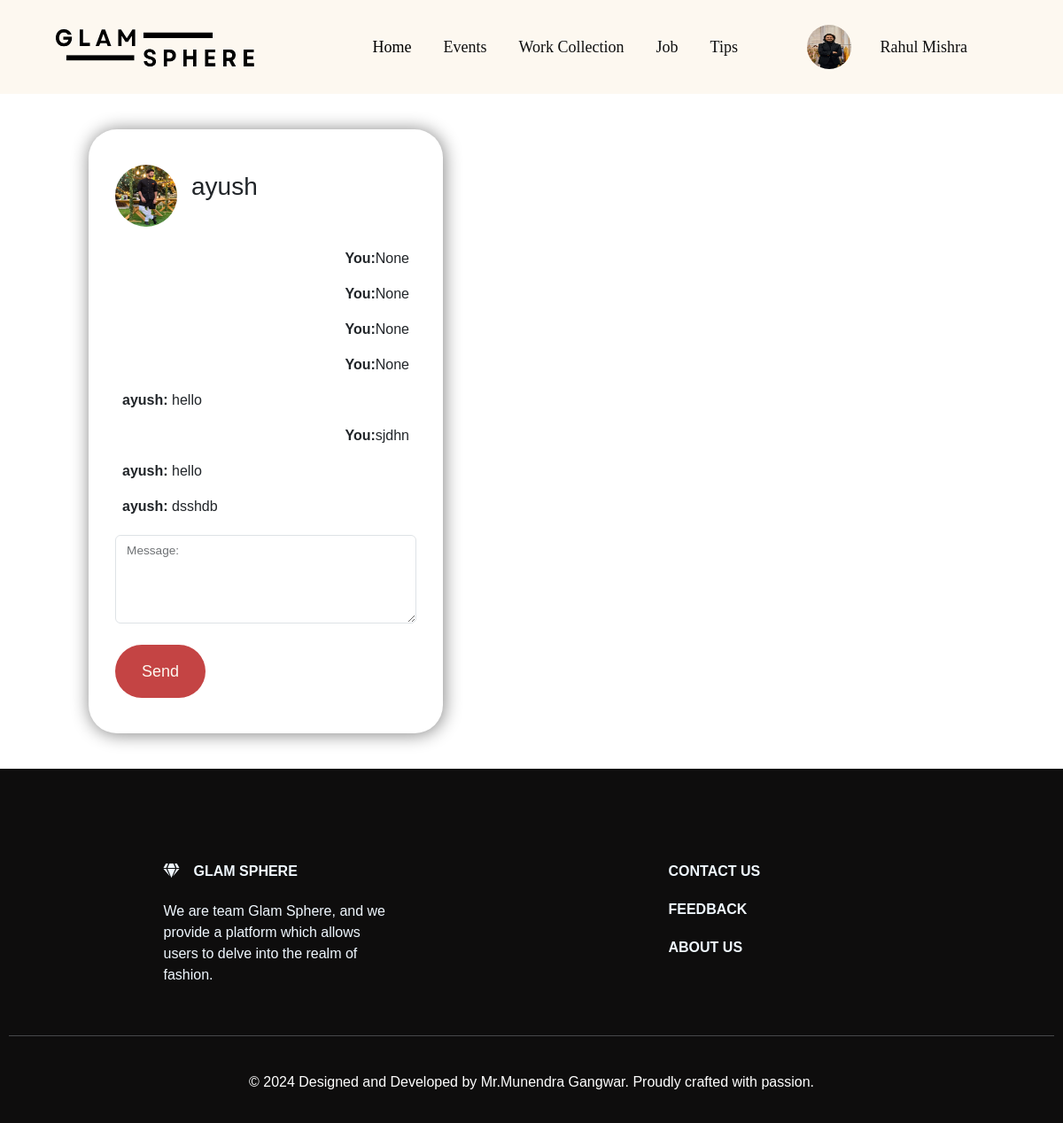
The page /send_message/abc07/ (signed in) on the database its author committed.
### fn_app/models.py (models this page shows, shortened)
class Designer(models.Model):
    d_pic = models.FileField(max_length=100, upload_to='Designers/', default="")
    d_ID=models.CharField(max_length=20,primary_key=True)
    d_password=models.CharField(max_length=20)
    d_name=models.CharField(max_length=40)
    d_mail=models.EmailField(unique=True)
    d_phone=models.CharField(max_length=11)
    d_qualification=models.CharField(max_length=20)
    d_state=models.CharField(max_length=20)
    d_city=models.CharField(max_length=20)
    designer = models.BooleanField(default=True)
    d_gender=models.CharField(max_length=6)
    d_skills=models.CharField(max_length=50)
    d_about=models.TextField()
    date=models.DateField(default=timezone.now)

class User(models.Model):
    u_pic = models.FileField(max_length=100, upload_to='Users/', default="")
    u_ID=models.CharField(max_length=20,primary_key=True)
    u_password=models.CharField(max_length=20)
    u_name=models.CharField(max_length=40)
    u_mail=models.EmailField(unique=True)
    u_gender=models.CharField(max_length=6)
    u_phone=models.CharField(max_length=11)
    u_address=models.TextField()
    user = models.BooleanField(default=True)
    u_city=models.CharField(max_length=20)
    u_state=models.CharField(max_length=20)
    date=models.DateField(default=timezone.now)

class Message(models.Model):
    user=models.ForeignKey(User,  on_delete=models.DO_NOTHING)
    designer=models.ForeignKey(Designer, on_delete=models.DO_NOTHING)
    user_message=models.CharField(max_length=250, null=True, blank=True)
    designer_message=models.CharField(max_length=250, null=True, blank=True)
    date=models.DateField(default=timezone.now)

### fn_app/views.py (the view)
# urls.py: path('send_message/<str:id>/', views.send_message, name='send_message')
def send_message(request, id):
    key = request.session.get('session_key')
    user = get_object_or_404(User, u_ID=id)
    designer = Designer.objects.get(d_ID=key)
    msg = Message.objects.filter(user=user, designer=designer)
    if request.method == 'POST':
        message = request.POST.get('message', '')
        if message:
            user = get_object_or_404(User, u_ID=id)
            Message.objects.create(user=user, designer=designer, designer_message=message)
            return render(request, 'fn_app/designer/send_message.html', {'msg': msg,'u':user, 'user':designer})
    else:
        return render(request, 'fn_app/designer/send_message.html', {'msg': msg,'u':user,'user':designer})

### fn_app/templates/fn_app/designer/send_message.html (shortened to what this page needs)
    {%extends 'fn_app/html/base.html'%}
{%block content%}
<div class="dc">
    <div class="frm">
        <div class="d-flex p-0 mb-4">
            <img src="{{u.u_pic.url}}" style="height: 70px; width: 70px; border-radius: 50%;" alt="">
            <h3 class="ms-3 beige mt-2">{{u.u_name}}</h3>
        </div>
        <div class="mb-4 px-2" style="overflow: scroll; scroll-behavior: auto; height: 300px !important;">
            {% for message in msg %}
                {% if message.user_message%}
                    <p class="text-left"><strong>{{ message.user.u_name }}:</strong> {{ message.user_message }}</p>
                {% else %}
                    <p class="text-end"> <strong>You:</strong>{{ message.designer_message }}</p>
                {% endif %}
            {% endfor %}
        </div>
        <form method="post">
            <div class="form-floating">
                <textarea class="form-control" id="message" name="message"></textarea>
                <label class="form-label" for="message">Message:</label><br>
                </div>
                <button class="btna" type="submit">Send</button>
        </form>
    </div>
</div>
{%endblock content%}

### fn_app/templates/fn_app/common/header.html (shortened to what this page needs)
{% load static %}
    <nav class="navbar navbar-expand-lg sticky-top " style=" background-color:#fdf8f0  ;">
<img class="img" src="{% static 'fn_app/images/LOGO.png'%}"  alt="">
        <div class="container-fluid" style="text-align: center;">
          <div class="collapse navbar-collapse" id="navbarSupportedContent">
            {%if request.session.session_key%}
              {%if user.user%}
              <ul class="navbar-nav me-auto mb-2 mb-lg-0" style="margin-left: 25%;">
                <li class="nav-item">
                  <a class="nav-link" aria-current="page" class=" home-button" href="/">  Home </a>
                </li>
                <li class="nav-item">
                  <a class="nav-link" href="{{'/news/'}}">  News</a>
                </li>
                <li class="nav-item">
                  <a class="nav-link" href="{{'/events/'}}">Events</a>
                </li>
                <li class="nav-item">
                  <a class="nav-link" href="{{'/job_request/'}}">Jobs</a>
                </li>
                <li class="nav-item">
                  <a class="nav-link" href="{{'/designer/'}}" id="designer-link">Designers</a>
                </li>
                <!-- <li class="nav-item">
                  <a class="nav-link" href="{{'/d_works/'}}">Our Designers</a>
                </li> -->
              </ul>
              <img src="{{user.u_pic.url}}" style="height: 50px; width: 50px; border-radius: 50%;" alt="">
              <p class="mx-3 mt-3"></p>
            <div class="dropdown me-5">
              <a class="nav-link dropdown me-5" href="#" id="login-button" role="button" data-bs-toggle="dropdown" aria-expanded="false"> {{user.u_name}}</a>
            <ul class="dropdown-menu " aria-labelledby="dropdownMenuButton">
              <li><a class="dropdown-item" href="{{'/user_chats/'}}">Chats</a></li>
              <li><a class="dropdown-item" href="{{'/user_edit_home/'}}">Edit Profile</a>
              </li>
              <li><a class="dropdown-item" href="{{'/user_home/'}}">View Profile</a>
              </li>
              <li><a class="dropdown-item" href="{{'/logout/'}}">Logout</a>
              </li>
            </ul>
          </div>
          {%elif user.designer%}
          <div class="collapse navbar-collapse" id="navbarSupportedContent">
            <ul class="navbar-nav mx-auto mb-2 mb-lg-0">
              <li class="nav-item">
                <a class="nav-link active" aria-current="page" href="{{'/'}}" > Home</a>
              </li>
            <li class="nav-item">
              <a class="nav-link" href="{{'/events/'}}">Events</a>
            </li>
              <li class="nav-item">
                <a class="nav-link" href="{{'/d_workscollection/'}}">Work Collection</a>
              </li>
              <li class="nav-item">
                <a class="nav-link" href="{{'/add_job/'}}">Job</a>
              </li>
              <li class="nav-item">
                <a class="nav-link" href="{{'/post_tips/'}}">Tips</a>
              </li>
          </ul>
          <img src="{{user.d_pic.url}}" style="height: 50px; width: 50px; border-radius: 50%;" alt="">
          <div class="dropdown me-5">
            <a class="nav-link dropdown me-5" href="#" id="login-button" role="button" data-bs-toggle="dropdown" aria-expanded="false">{{user.d_name}}</a>
        </div>
          </div>
        {%endif%}
          {%endif%}
          </div>
        </div>
      </nav>

### fn_app/static/fn_app/css/style.css (style rules this page uses)
.dc { gap: 30px; display: flex; flex-wrap: wrap; margin: 0px 60px; }

### fn_app/static/fn_app/css/index.css (style rules this page uses)
* { box-sizing: border-box; font-family: sans-serif; }

### fn_app/templates/fn_app/common/header.html (style rules this page uses)
.nav-link { transition: all 0.2s; color: rgb(15, 15, 15); font-size: 18px; font-family: Verdana; }
.navbar { margin: 0; transition: transform 0.5s; display: flex; justify-content: center; }
nav li { margin-right: 20px; }
.img { margin: 20px 50px; height: 50px; width: 250px; }

### rows shown on the page
Designer: d_pic (picture), d_name "Rahul Mishra"
User: u_pic (picture), u_name "ayush"
Message: designer_message "None"
Message: designer_message "None"
Message: designer_message "None"
Message: designer_message "None"
Message: user.u_name "ayush", user_message "hello"
Message: designer_message "sjdhn"
Message: user.u_name "ayush", user_message "hello"
Message: user.u_name "ayush", user_message "dsshdb"
